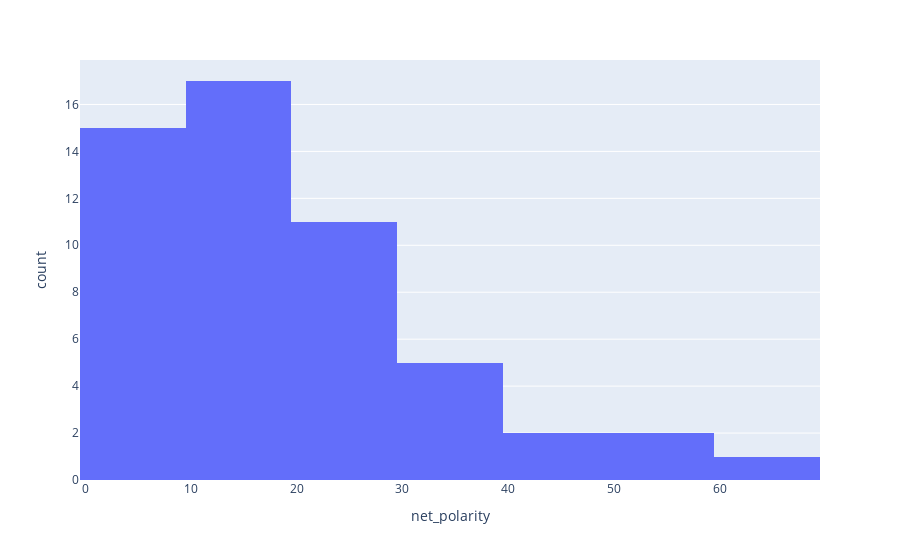

Notebook code for this chart:
### Code cell
import plotly.express as px
px.histogram(diff, x = "net_polarity")

### Figure 1 — Plotly figure (JSON) as saved in the notebook; plotly's stock layout.template omitted (floating-point values rounded to 4 significant figures)
{"data": [{"bingroup": "x", "hovertemplate": "net_polarity=%{x}<br>count=%{y}<extra></extra>", "legendgroup": "", "marker": {"color": "#636efa", "pattern": {"shape": ""}}, "name": "", "orientation": "v", "showlegend": false, "type": "histogram", "x": [20, 37, 10, 13, 27, 10, 27, 13, 9, 5, 3, 25, 9, 16, 27, 13, 7, 5, 23, 37, 61, 15, 17, 56, 26, 9, 9, 3, 38, 30, 18, 28, 16, 19, 23, 12, 14, 36, 44, 48, 21, 21, 7, 2, 56, 8, 14, 13, 13, 2, 5, 13, 6], "xaxis": "x", "yaxis": "y"}], "layout": {"barmode": "relative", "legend": {"tracegroupgap": 0}, "margin": {"t": 60}, "xaxis": {"anchor": "y", "domain": [0, 1], "title": {"text": "net_polarity"}}, "yaxis": {"anchor": "x", "domain": [0, 1], "title": {"text": "count"}}}}
